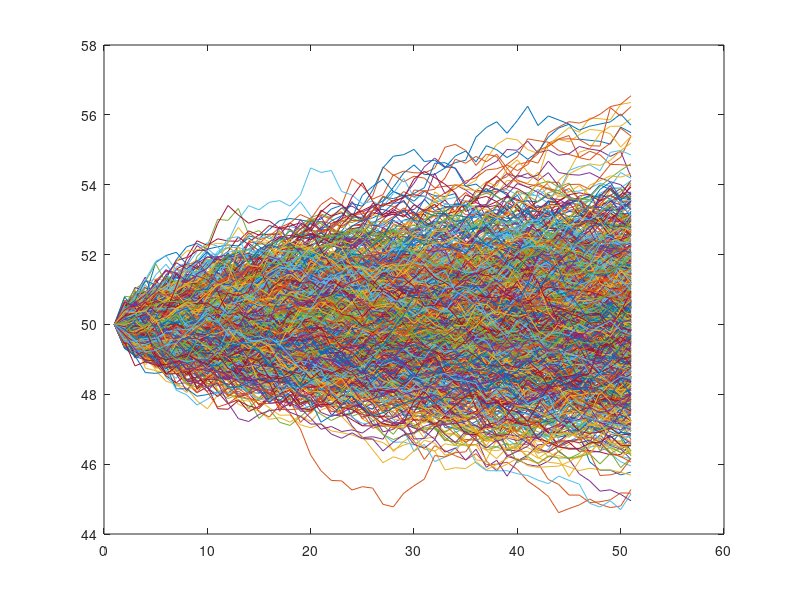

MATLAB code for this plot:
% MC method is suitable for Asian Option
%which is path dependent and Asian Option is on the average price 
% instead of the spot price at exercise day

%%INPUYS
S0 =50;       % Price of underlying today
X = 50;       % Strike at expiry
mu = 0.04;    % expected return
sigma = 0.1;    % expected vol.
r = 0.03;     % Risk free rate

dt = 1/365;   % time steps
T = dt*50; % years to expiry
simN = 1000;
E = exp(r*T);


drift = (mu - sigma^2/2)*dt;
sto = sigma*dt^0.5*normrnd(0,1);

PricePath = zeros(simN,round(T/dt)+1);

%initial the PricePath with S0
PricePath(:,1) = S0;
for i = 2:round(T/dt)+1
    for j = 1:simN
        PricePath(j,i) = PricePath(j,i-1) *exp(drift+sigma*dt^0.5*normrnd(0,1));
    end
end

CallPriceM = max(mean(PricePath,2)-X,0);
CallPrice = mean(CallPriceM)/E


%% plot the result
plot(PricePath(1,:))
hold on 
for i = 2:simN
    plot(PricePath(i,:))
end
hold off



%% Matrix method
%%INPUYS
S0 =50;       % Price of underlying today
X = 50;       % Strike at expiry
mu = 0.04;    % expected return
sigma = 0.1;    % expected vol.
r = 0.03;     % Risk free rate
dt = 1/365;   % time steps
T = dt*50; % years to expiry
simN = 10000;
E = exp(r*T);


drift = (mu - sigma^2/2)*dt;
Driftvector = zeros(simN,1);


Driftvector(:,1)=drift;
sto = sigma*dt^0.5*normrnd(0,1,[simN,1]);



PricePath = zeros(simN,round(T/dt)+1);

%initial the PricePath with S0
PricePath(:,1) = S0;
for i = 2: round(T/dt)+1
    %need new sto term each day
    sto = sigma*dt^0.5*normrnd(0,1,[simN,1]);
    %.* one by one
    PricePath(:,i) = PricePath(:,i-1).*exp(Driftvector+sto);  
end
CallPriceM = max(mean(PricePath,2)-X,0);
CallPriceM2 = max(PricePath(:,round(T/dt)+1)-X,0);
OptionPrice2European = mean(CallPriceM2)/E
CallPriceAsian = mean(CallPriceM)/E
